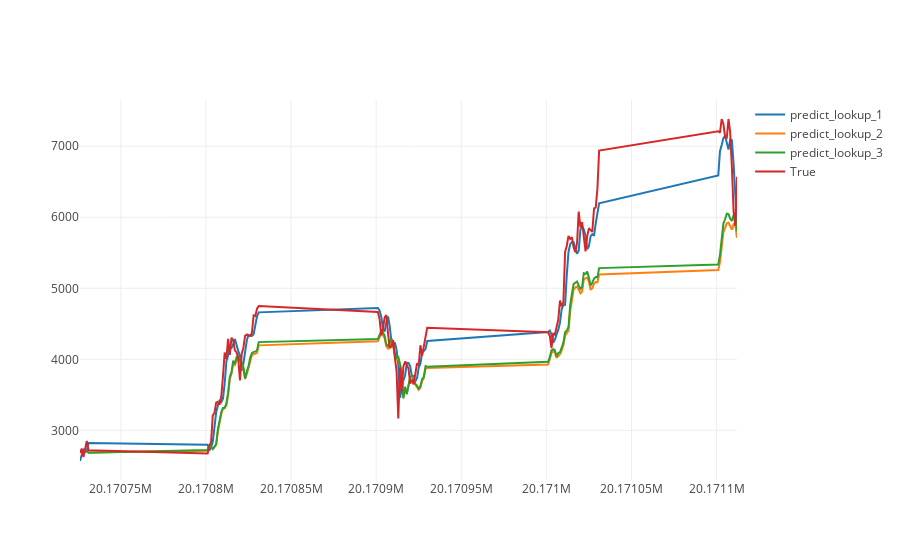

Source (notebook cell):
### Code cell
btc_1_trace = go.Scatter(x=datag.index.values[372-110-1:], y=yhat_inverse_1.reshape(110), name= 'predict_lookup_1')
btc_2_trace = go.Scatter(x=datag.index.values[372-106-1:], y=yhat_inverse_2.reshape(106), name= 'predict_lookup_2')
btc_3_trace = go.Scatter(x=datag.index.values[372-106-1:], y=yhat_inverse_3.reshape(106), name= 'predict_lookup_3')
btc_t_trace = go.Scatter(x=datag.index.values[372-110-1:], y=testY_inverse_1.reshape(110), name= 'True')

py.iplot([btc_1_trace,btc_2_trace, btc_3_trace, btc_t_trace])
